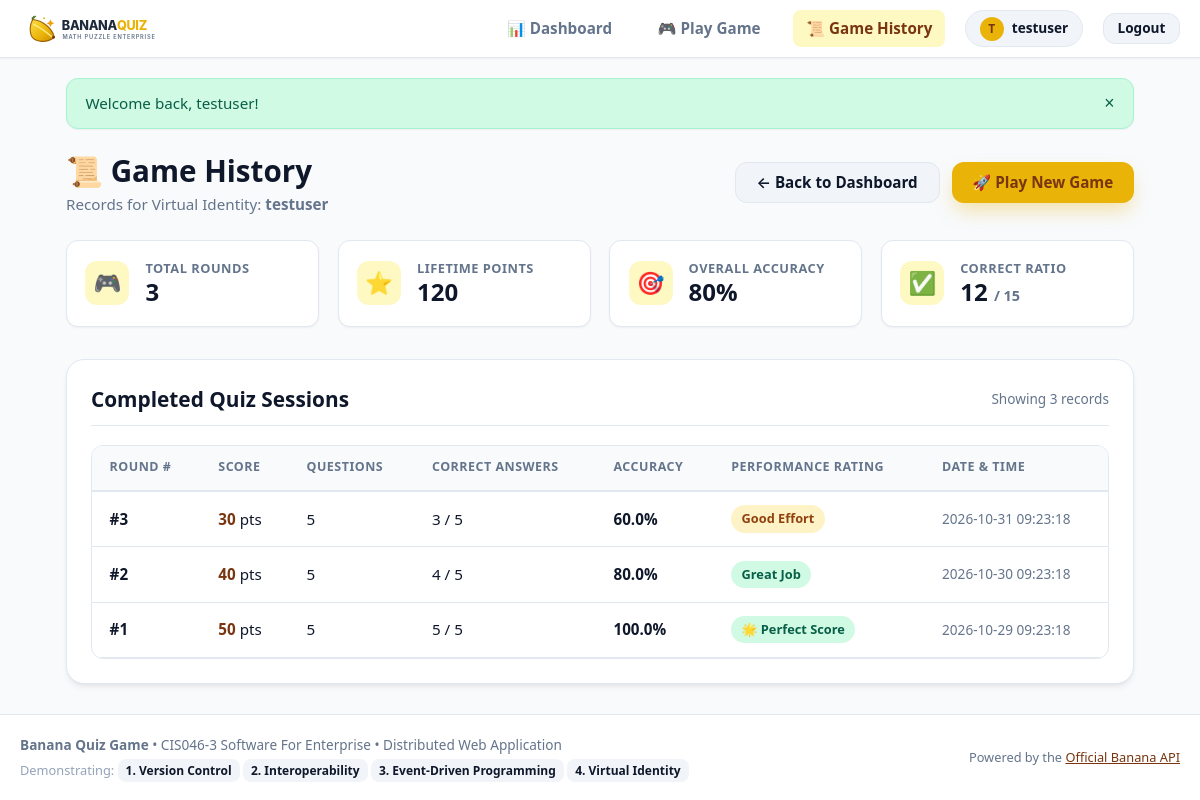
The page /game/history.php (signed in) on the database its author committed.
### tables this page shows
CREATE TABLE IF NOT EXISTS `game_results` (
    `id` INT AUTO_INCREMENT PRIMARY KEY,
    `user_id` INT NOT NULL,
    `score` INT NOT NULL DEFAULT 0,
    `total_questions` INT NOT NULL DEFAULT 0,
    `correct_answers` INT NOT NULL DEFAULT 0,
    `accuracy` DECIMAL(5,2) NOT NULL DEFAULT 0.00,
    `played_at` TIMESTAMP DEFAULT CURRENT_TIMESTAMP,
    INDEX `idx_game_results_user` (`user_id`),
    INDEX `idx_game_results_date` (`played_at`),
    CONSTRAINT `fk_game_results_user` 
        FOREIGN KEY (`user_id`) 
        REFERENCES `users` (`id`) 
        ON DELETE CASCADE 
        ON UPDATE CASCADE
);

### includes/functions.php (called while the page is built, shortened)
<?php
function base_url(string $path = ''): string
{
    $scriptName = str_replace('\\', '/', $_SERVER['SCRIPT_NAME'] ?? '');
    $subdirs = ['/api/', '/auth/', '/dashboard/', '/game/', '/includes/', '/tests/'];
    $projectRoot = null;
    foreach ($subdirs as $subdir) {
        $pos = strpos($scriptName, $subdir);
        if ($pos !== false) {
            $projectRoot = substr($scriptName, 0, $pos);
            break;
        }
    }
    $projectRoot = rtrim($projectRoot, '/');
    $cleanPath = ltrim($path, '/');
    if ($cleanPath === '') {
        return $projectRoot === '' ? '/' : $projectRoot . '/';
    }
    return ($projectRoot === '' ? '' : $projectRoot) . '/' . $cleanPath;
}
function sanitize(?string $data): string
{
    return htmlspecialchars(trim($data), ENT_QUOTES, 'UTF-8');
}

### game/history.php (the view, shortened to what this page needs)
<?php
require_once __DIR__ . '/../includes/functions.php';
$userId = (int)$_SESSION['user_id'];
$username = (string)$_SESSION['username'];
$games = [];
$totalGames = 0;
$totalScore = 0;
$totalQuestions = 0;
$totalCorrect = 0;
$lifetimeAccuracy = 0.0;
try {
    $pdo = Database::getConnection();
    $stmt = $pdo->prepare('
        SELECT id, score, total_questions, correct_answers, accuracy, played_at
        FROM game_results
        WHERE user_id = :uid
        ORDER BY played_at DESC
    ');
    $stmt->execute([':uid' => $userId]);
    $games = $stmt->fetchAll();
    $totalGames = count($games);
    foreach ($games as $g) {
        $totalScore     += (int)$g['score'];
        $totalQuestions += (int)$g['total_questions'];
        $totalCorrect   += (int)$g['correct_answers'];
    }
    if ($totalQuestions > 0) {
        $lifetimeAccuracy = round(($totalCorrect / $totalQuestions) * 100, 1);
    }
} catch (Exception $e) {
    error_log('[History Page Error] ' . $e->getMessage());
    flash('error', 'Unable to retrieve game history from database.');
}
require_once __DIR__ . '/../includes/header.php';
?>
<div style="display: flex; justify-content: space-between; align-items: center; margin-bottom: 1.5rem; flex-wrap: wrap; gap: 1rem;">
    <div>
        <h1 style="font-size: 1.85rem; font-weight: 800; color: var(--text-main);">📜 Game History</h1>
        <p style="color: var(--text-muted); font-size: 0.95rem;">
            Records for Virtual Identity: <strong><?= sanitize($username) ?></strong>
        </p>
    </div>
    <div style="display: flex; gap: 0.75rem;">
        <a href="<?= base_url('dashboard/index.php') ?>" class="btn btn-secondary">
            &larr; Back to Dashboard
        </a>
        <a href="<?= base_url('game/play.php') ?>" class="btn btn-primary">
            🚀 Play New Game
        </a>
    </div>
</div>
<section class="stats-grid" style="margin-bottom: 2rem;">
    <div class="stat-card">
        <div class="stat-icon">🎮</div>
        <div class="stat-content">
            <div class="stat-label">Total Rounds</div>
            <div class="stat-value"><?= number_format($totalGames) ?></div>
        </div>
    </div>
    <div class="stat-card">
        <div class="stat-icon">⭐</div>
        <div class="stat-content">
            <div class="stat-label">Lifetime Points</div>
            <div class="stat-value"><?= number_format($totalScore) ?></div>
        </div>
    </div>
    <div class="stat-card">
        <div class="stat-icon">🎯</div>
        <div class="stat-content">
            <div class="stat-label">Overall Accuracy</div>
            <div class="stat-value"><?= $lifetimeAccuracy ?>%</div>
        </div>
    </div>
    <div class="stat-card">
        <div class="stat-icon">✅</div>
        <div class="stat-content">
            <div class="stat-label">Correct Ratio</div>
            <div class="stat-value"><?= number_format($totalCorrect) ?> <small style="font-size: 0.9rem; color: var(--text-muted);">/ <?= number_format($totalQuestions) ?></small></div>
        </div>
    </div>
</section>
<div class="card">
    <div class="card-header">
        <h2 class="card-title">Completed Quiz Sessions</h2>
        <span style="font-size: 0.85rem; color: var(--text-muted);">
            Showing <?= count($games) ?> <?= count($games) === 1 ? 'record' : 'records' ?>
        </span>
    </div>
    <?php if (empty($games)): ?>
        <div style="text-align: center; padding: 3rem 1rem;">
            <div style="font-size: 3rem; margin-bottom: 0.5rem;">🍌📝</div>
            <h3 style="font-weight: 700; color: var(--text-main); margin-bottom: 0.5rem;">No Game Records Found</h3>
            <p style="color: var(--text-muted); margin-bottom: 1.5rem; max-width: 450px; margin-left: auto; margin-right: auto;">
                You haven't completed any banana puzzle rounds yet. Start a new game and test your mathematical picture skills!
            </p>
            <a href="<?= base_url('game/play.php') ?>" class="btn btn-primary btn-lg">
                Start First Game
            </a>
        </div>
    <?php else: ?>
        <div class="table-responsive">
            <table class="data-table">
                <thead>
                    <tr>
                        <th>Round #</th>
                        <th>Score</th>
                        <th>Questions</th>
                        <th>Correct Answers</th>
                        <th>Accuracy</th>
                        <th>Performance Rating</th>
                        <th>Date & Time</th>
                    </tr>
                </thead>
                <tbody>
                    <?php foreach ($games as $idx => $game): ?>
                        <?php
                            $acc = (float)$game['accuracy'];
                            if ($acc >= 100.0) {
                                $ratingBadge = '<span class="badge badge-success">🌟 Perfect Score</span>';
                            } elseif ($acc >= 80.0) {
                                $ratingBadge = '<span class="badge badge-success">Great Job</span>';
                            } elseif ($acc >= 60.0) {
                                $ratingBadge = '<span class="badge badge-warning">Good Effort</span>';
                            } else {
                                $ratingBadge = '<span class="badge badge-danger">Needs Practice</span>';
                            }
                        ?>
                        <tr>
                            <td style="font-weight: 700;">#<?= (int)$game['id'] ?></td>
                            <td><strong style="color: var(--accent-dark);"><?= (int)$game['score'] ?></strong> pts</td>
                            <td><?= (int)$game['total_questions'] ?></td>
                            <td><?= (int)$game['correct_answers'] ?> / <?= (int)$game['total_questions'] ?></td>
                            <td><strong><?= number_format($acc, 1) ?>%</strong></td>
                            <td><?= $ratingBadge ?></td>
                            <td style="color: var(--text-muted); font-size: 0.85rem;">
                                <?= date('Y-m-d H:i:s', strtotime($game['played_at'])) ?>
                            </td>
                        </tr>
                    <?php endforeach; ?>
                </tbody>
            </table>
        </div>
    <?php endif; ?>
</div>
<?php require_once __DIR__ . '/../includes/footer.php'; ?>

### assets/css/style.css (style rules this page uses)
:root { --primary: #EAB308; --primary-hover: #CA8A04; --primary-light: #FEF9C3; --primary-border: #FDE047; --accent: #F59E0B; --accent-dark: #78350F; --bg-page: #F8FAFC; --bg-card: #FFFFFF; --bg-glass: rgba(255, 255, 255, 0.95); --text-main: #0F172A; --text-muted: #64748B; --text-light: #94A3B8; --success: #10B981; --success-light: #D1FAE5; --danger: #EF4444; --danger-light: #FEE2E2; --warning: #F59E0B; --warning-light: #FEF3C7; --info: #3B82F6; --info-light: #DBEAFE; --border: #E2E8F0; --border-focus: #F59E0B; --shadow-sm: 0 1px 2px 0 rgba(0, 0, 0, 0.05); --shadow-md: 0 4px 6px -1px rgba(0, 0, 0, 0.07), 0 2px 4px -2px rgba(0, 0, 0, 0.05); --shadow-lg: 0 10px 15px -3px rgba(0, 0, 0, 0.08), 0 4px 6px -4px rgba(0, 0, 0, 0.04); --shadow-xl: 0 20px 25px -5px rgba(0, 0, 0, 0.1), 0 8px 10px -6px rgba(0, 0, 0, 0.05); --shadow-banana: 0 10px 20px -3px rgba(234, 179, 8, 0.35); --radius-sm: 8px; --radius-md: 12px; --radius-lg: 18px; --radius-full: 9999px; --font-sans: system-ui, -apple-system, BlinkMacSystemFont, 'Segoe UI', Roboto, Helvetica, Arial, sans-serif; --transition: all 0.25s cubic-bezier(0.4, 0, 0.2, 1); }
*, *::before, *::after { box-sizing: border-box; margin: 0; padding: 0; }
body { font-family: var(--font-sans); background-color: var(--bg-page); color: var(--text-main); line-height: 1.5; min-height: 100vh; display: flex; flex-direction: column; -webkit-font-smoothing: antialiased; }
.card { background: var(--bg-card); border-radius: var(--radius-lg); border: 1px solid var(--border); box-shadow: var(--shadow-md); padding: 1.5rem; transition: box-shadow var(--transition), transform var(--transition); }
.card-header { margin-bottom: 1.15rem; border-bottom: 1px solid var(--border); padding-bottom: 0.65rem; display: flex; align-items: center; justify-content: space-between; }
.card-title { font-size: 1.3rem; font-weight: 700; color: var(--text-main); }
.btn { display: inline-flex; align-items: center; justify-content: center; gap: 0.5rem; font-family: inherit; font-size: 0.95rem; font-weight: 600; padding: 0.65rem 1.3rem; border-radius: var(--radius-md); border: none; cursor: pointer; text-decoration: none; transition: var(--transition); line-height: 1.2; }
.btn-primary { background-color: var(--primary); color: var(--accent-dark); box-shadow: var(--shadow-banana); }
.btn-secondary { background-color: #F1F5F9; color: var(--text-main); border: 1px solid var(--border); }
.stats-grid { display: grid; grid-template-columns: repeat(auto-fit, minmax(200px, 1fr)); gap: 1.15rem; margin-bottom: 1.5rem; }
.stat-card { background: var(--bg-card); border-radius: var(--radius-md); border: 1px solid var(--border); padding: 1.15rem; display: flex; align-items: center; gap: 1rem; box-shadow: var(--shadow-sm); transition: transform var(--transition); }
.stat-icon { width: 44px; height: 44px; border-radius: var(--radius-md); background: var(--primary-light); color: var(--accent-dark); display: flex; align-items: center; justify-content: center; font-size: 1.4rem; flex-shrink: 0; }
.stat-content { flex: 1; }
.stat-label { font-size: 0.8rem; font-weight: 600; color: var(--text-muted); text-transform: uppercase; letter-spacing: 0.5px; }
.stat-value { font-size: 1.5rem; font-weight: 800; color: var(--text-main); line-height: 1.2; }
.table-responsive { overflow-x: auto; border-radius: var(--radius-md); border: 1px solid var(--border); }
.data-table { width: 100%; border-collapse: collapse; text-align: left; font-size: 0.95rem; }
.data-table th { background-color: #F8FAFC; padding: 0.8rem 1.1rem; font-weight: 700; color: var(--text-muted); border-bottom: 2px solid var(--border); text-transform: uppercase; font-size: 0.78rem; letter-spacing: 0.5px; }
.data-table td { padding: 0.85rem 1.1rem; border-bottom: 1px solid var(--border); color: var(--text-main); }
.badge { display: inline-flex; align-items: center; padding: 0.25rem 0.65rem; border-radius: var(--radius-full); font-size: 0.8rem; font-weight: 700; }
.badge-success { background: var(--success-light); color: #065F46; }
.badge-warning { background: var(--warning-light); color: #92400E; }

### rows shown on the page
game_results: id "3", score "30", total_questions "5", correct_answers "3", accuracy "60.0", shows "Good Effort", played_at "2026-10-31 09:23:18"
game_results: id "2", score "40", total_questions "5", correct_answers "4", accuracy "80.0", shows "Great Job", played_at "2026-10-30 09:23:18"
game_results: id "1", score "50", total_questions "5", correct_answers "5", accuracy "100.0", shows "🌟 Perfect Score", played_at "2026-10-29 09:23:18"

### other values the page prints
substr($currentUser['username'], 0, 1) "T"
$currentUser['username'] "testuser"
$msg "Welcome back, testuser!"
$username "testuser"
$totalGames "3"
$totalScore "120"
$lifetimeAccuracy "80"
$totalCorrect "12"
$totalQuestions "15"
count($games) "3"
